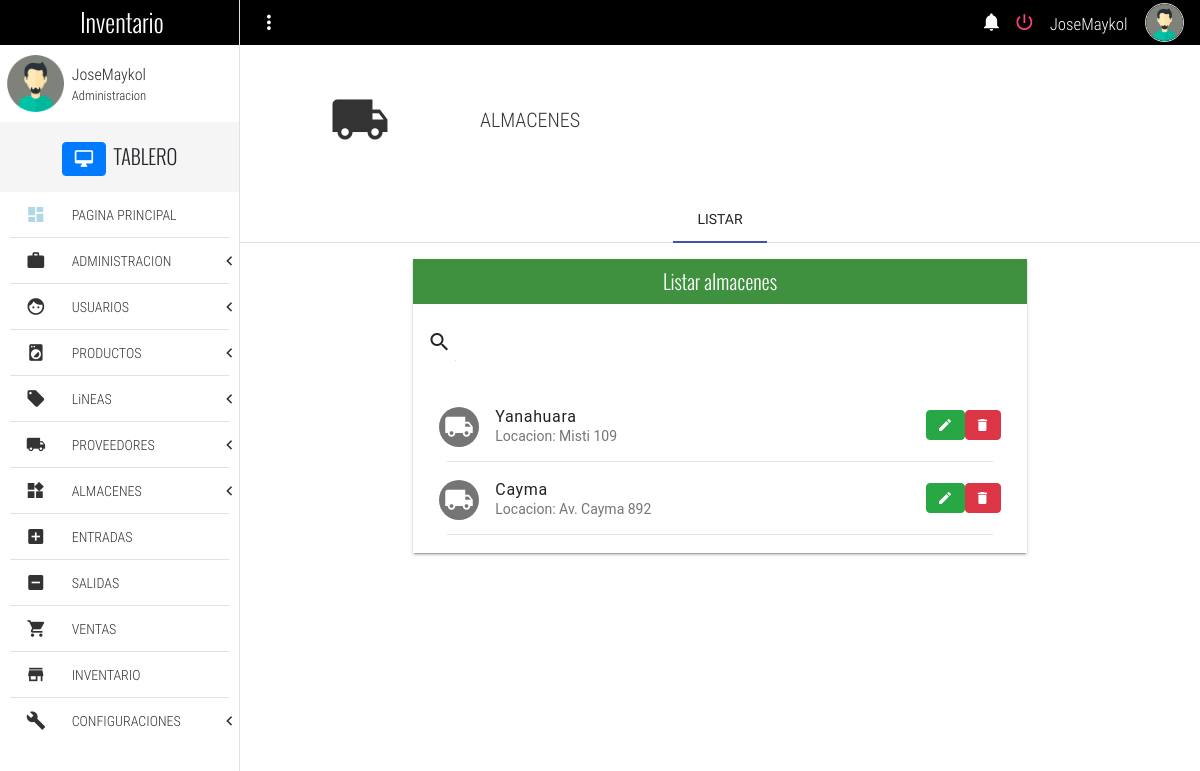
Screenshot of /listStore (signed in) with the database file from the repository.
### Inventario/models.py (models this page shows, shortened)
class Store(models.Model):
    store_name = models.CharField(null= True, max_length= 50, verbose_name= "Nombre de almacen")
    location = models.CharField(null= True, max_length= 100, verbose_name= "Ubicacion")
    class Meta:
        verbose_name = "Almacen"
        verbose_name_plural = "Almacenes"

### Inventario/views.py (the view)
# urls.py: path('listStore', views.listStore, name ='listStore'),
def listStore(request):
    context = {
        'almacenes' : Store.objects.all(),
        }
    return render(request, "listStore.html", context)

### Templates/listStore.html (shortened to what this page needs)
{% extends 'base.html' %}
{% block content %}
	<section class="full-width pageContent">
		<section class="full-width header-well">
			<div class="full-width header-well-icon">
				<i class="zmdi zmdi-truck"></i>
			</div>
			<div class="full-width header-well-text">
				<p class="text-condensedLight">
					ALMACENES
				</p>
			</div>
		</section>
		<div class="mdl-tabs mdl-js-tabs mdl-js-ripple-effect">
			<div class="mdl-tabs__tab-bar">
				<a href="#tabListProvider" class="mdl-tabs__tab is-active">LISTAR</a>
			</div>
			<div class="mdl-tabs__panel is-active" id="tabListProvider">
				<div class="mdl-grid">
					<div class="mdl-cell mdl-cell--4-col-phone mdl-cell--8-col-tablet mdl-cell--8-col-desktop mdl-cell--2-offset-desktop">
						<div class="full-width panel mdl-shadow--2dp">
							<div class="full-width panel-tittle bg-success text-center tittles">
								Listar almacenes
							</div>
							<div class="full-width panel-content">
								<form action="#">
									<div class="mdl-textfield mdl-js-textfield mdl-textfield--expandable">
										<label class="mdl-button mdl-js-button mdl-button--icon" for="searchProvider">
											<i class="zmdi zmdi-search"></i>
										</label>
									</div>
								</form>
								<div class="mdl-list">
									{% for almacen in almacenes %}
									<div class="mdl-list__item mdl-list__item--two-line">
										<span class="mdl-list__item-primary-content">
											<i class="zmdi zmdi-truck mdl-list__item-avatar"></i>
											<span>{{almacen.store_name}}</span>
											<span class="mdl-list__item-sub-title">Locacion: {{almacen.location}}</span>
										</span>
										<a href="/editStore/{{almacen.id}}" class="btn btn-success zmdi zmdi-edit" role="button"></a>
										<a href="/deleteStore/{{almacen.id}}" class="btn btn-danger zmdi zmdi-delete" role="button" onClick="return confirm('¿Seguro que quieres borrar a {{ almacen.store_name }}?');"></a>
									</div>
									<li class="full-width divider-menu-h"></li>
									{% endfor %}
								</div>
							</div>
						</div>
					</div>
				</div>
			</div>
		</div>
	</section>
{% endblock %}

### Templates/base.html (shortened to what this page needs)
{% load static %}
{% if user.is_authenticated %}
<!DOCTYPE html>
<html lang="es">
<head>
	<link rel="stylesheet" href="https://maxcdn.bootstrapcdn.com/bootstrap/4.5.2/css/bootstrap.min.css">
	<link rel="stylesheet" href="{% static 'css/normalize.css' %}">
	<link rel="stylesheet" href="{% static 'css/sweetalert2.css' %}">
	<link rel="stylesheet" href="{% static 'css/material.min.css'%}">
	<link rel="stylesheet" href="{% static 'css/material-design-iconic-font.min.css' %}">
	<link rel="stylesheet" href="{% static 'css/jquery.mCustomScrollbar.css' %}">
	<link rel="stylesheet" href="{% static 'css/main.css' %}">
</head>
<body>
	<div class="full-width navBar">
		<div class="full-width navBar-options">
			<i class="zmdi zmdi-more-vert btn-menu" id="btn-menu"></i>
			<nav class="navBar-options-list">
				<ul class="list-unstyle ">
					<li class="btn-Notification" id="notifications">
						<i class="zmdi zmdi-notifications"></i>
					</li>
					<li id="logout">
						<a href="logout">
							<i class="zmdi zmdi-power"></i>
						</a>
					</li>
					<li class="text-condensedLight noLink" ><small>{{user.username}}</small></li>
					<li class="noLink">
						<figure>
							<img src="{% static 'assets/img/avatar-male.png' %}" alt="Avatar" class="img-responsive">
						</figure>
					</li>
				</ul>
			</nav>
		</div>
	</div>
	<section class="full-width navLateral">
		<div class="full-width navLateral-bg btn-menu"></div>
		<div class="full-width navLateral-body">
			<div class="full-width navLateral-body-logo text-center tittles">
				 Inventario
			</div>
			<figure class="full-width" style="height: 77px;">
				<div class="navLateral-body-cl">
					<img src="{% static 'assets/img/avatar-male.png' %}" alt="Avatar" class="img-responsive">
				</div>
				<figcaption class="navLateral-body-cr hide-on-tablet">
					<span>
						{{user.username}}<br>
						<small>Administracion</small>
					</span>
				</figcaption>
			</figure>
			<div class="full-width tittles navLateral-body-tittle-menu">
				<i class="zmdi zmdi-desktop-mac btn btn-primary"></i><span class="hide-on-tablet">&nbsp; TABLERO</span>
			</div>
			<nav class="full-width">
				<ul class="full-width list-unstyle menu-principal ">
					<li class="full-width">
						<a href="home" class="full-width">
							<div class="navLateral-body-cl">
								<i class="zmdi zmdi-view-dashboard" style="color:lightblue"></i>
							</div>
							<div class="navLateral-body-cr hide-on-tablet">
								PAGINA PRINCIPAL
							</div>
						</a>
					</li>
					<li class="full-width divider-menu-h"></li>
					<li class="full-width">
						<a href="#" class="full-width btn-subMenu">
							<div class="navLateral-body-cl">
								<i class="zmdi zmdi-case"></i>
							</div>
							<div class="navLateral-body-cr hide-on-tablet">
								ADMINISTRACION
							</div>
							<span class="zmdi zmdi-chevron-left"></span>
						</a>
					</li>
					<li class="full-width divider-menu-h"></li>
					<li class="full-width">
						<a href="#" class="full-width btn-subMenu">
							<div class="navLateral-body-cl">
								<i class="zmdi zmdi-face"></i>
							</div>
							<div class="navLateral-body-cr hide-on-tablet">
								USUARIOS
							</div>
							<span class="zmdi zmdi-chevron-left"></span>
						</a>
					</li>
					<li class="full-width divider-menu-h"></li>
					<li class="full-width">
						<a href="#" class="full-width btn-subMenu ">
							<div class="navLateral-body-cl">
								<i class="zmdi zmdi-washing-machine"></i>
							</div>
							<div class="navLateral-body-cr hide-on-tablet">
								PRODUCTOS
							</div>
							<span class="zmdi zmdi-chevron-left"></span>
						</a>
					</li>
										<li class="full-width divider-menu-h"></li>
					<li class="full-width">
						<a href="#" class="full-width btn-subMenu ">
							<div class="navLateral-body-cl">
								<i class="zmdi zmdi-label"></i>
							</div>
							<div class="navLateral-body-cr hide-on-tablet">
								LiNEAS
							</div>
							<span class="zmdi zmdi-chevron-left"></span>
						</a>
					</li>
					<li class="full-width divider-menu-h"></li>
					<li class="full-width">
						<a href="#" class="full-width btn-subMenu" >
							<div class="navLateral-body-cl">
								<i class="zmdi zmdi-truck"></i>
							</div>
							<div class="navLateral-body-cr hide-on-tablet">
								PROVEEDORES
							</div>
							<span class="zmdi zmdi-chevron-left"></span>
						</a>
					</li>
					<li class="full-width divider-menu-h"></li>
					<li class="full-width">
						<a href="#" class="full-width btn-subMenu" >
							<div class="navLateral-body-cl">
								<i class="zmdi zmdi-widgets"></i>
							</div>
							<div class="navLateral-body-cr hide-on-tablet">
								ALMACENES
							</div>
							<span class="zmdi zmdi-chevron-left"></span>
						</a>
					</li>
					<li class="full-width divider-menu-h"></li>
					<li class="full-width">
						<a href="addEntry" class="full-width">
							<div class="navLateral-body-cl">
								<i class="zmdi zmdi-plus-square"></i>
							</div>
							<div class="navLateral-body-cr hide-on-tablet">
								ENTRADAS
							</div>
						</a>
					</li>
					<li class="full-width divider-menu-h"></li>
					<li class="full-width">
						<a href="addSale" class="full-width">
							<div class="navLateral-body-cl">
								<i class="zmdi zmdi-minus-square"></i>
							</div>
							<div class="navLateral-body-cr hide-on-tablet">
								SALIDAS
							</div>
						</a>
					</li>
					<li class="full-width divider-menu-h"></li>
					<li class="full-width">
						<a href="sales" class="full-width">
							<div class="navLateral-body-cl">
								<i class="zmdi zmdi-shopping-cart"></i>
							</div>
							<div class="navLateral-body-cr hide-on-tablet">
								VENTAS
							</div>
						</a>
					</li>
					<li class="full-width divider-menu-h"></li>
					<li class="full-width">
						<a href="inventory" class="full-width">
							<div class="navLateral-body-cl">
								<i class="zmdi zmdi-store"></i>
							</div>
							<div class="navLateral-body-cr hide-on-tablet">
								INVENTARIO
							</div>
						</a>
					</li>
					<li class="full-width divider-menu-h"></li>
					<li class="full-width">
						<a href="#!" class="full-width btn-subMenu">
							<div class="navLateral-body-cl">
								<i class="zmdi zmdi-wrench"></i>
							</div>
							<div class="navLateral-body-cr hide-on-tablet">
								CONFIGURACIONES
							</div>
							<span class="zmdi zmdi-chevron-left"></span>
						</a>
					</li>
				</ul>
			</nav>
		</div>
	</section>
	{% block content %}
	{% endblock %}
</body>
</html>
{% endif %}

### Static/css/main.css (style rules this page uses)
html, body { width: 100%; height: 100%; margin: 0; padding: 0; font-size: 16px; font-family: "RobotoRegular"; position: relative; background-color: #fff; }
.text-condensedLight { font-family: "RobotoCondensedLight"; }
.text-center { text-align: center; }
.tittles { font-family: "OswaldLight"; }
.mdl-textfield { width: 100%; }
.full-width { margin: 0; padding: 0; width: 100%; box-sizing: border-box; }
.list-unstyle { margin: 0; padding: 0; list-style: none; box-sizing: border-box; }
.img-responsive { width: 100%; height: auto; }
.divider-menu-h { height: 0 !important; border-top: 1px solid #E1E1E1; width: 92% !important; margin: 0 auto !important; }
.mdl-list__item-avatar { line-height: 40px; text-align: center; font-size: 30px; }
.panel { height: auto; }
.panel-tittle { height: 45px; display: block; line-height: 45px; color: #fff; font-size: 20px; }
.panel-content { display: block; padding: 10px; }
.header-well, .header-well-icon, .header-well-text { min-height: 150px; height: auto; }
.header-well { position: relative; }
.header-well-icon, .header-well-text { position: absolute; top: 0; color: #333; }
.header-well-icon { left: 0; width: 25%; }
.header-well-icon i, .header-well-text p { position: absolute; top: 50%; display: block; width: 100%; transform: translateY(-50%); }
.header-well-icon i { text-align: center; font-size: 60px; }
.header-well-text { right: 0; width: 75%; }
.header-well-text p { font-size: 20px; margin: 0; padding: 0; }
.bg-success { background-color: #3f903f !important; }
.navBar { background-color: #000000; height: 45px; position: absolute; top: 0; left: 0; z-index: 79; color: #fff; }
.navBar-options { line-height: 45px; height: 45px; position: absolute; width: 80%; top: 0; right: 0; padding: 0; transition: all .3s ease-in-out; }
.navBar-options .zmdi-more-vert, .navBar-options-list { line-height: 45px; position: absolute; top: 0; height: 45px; margin: 0; padding: 0; }
.navBar-options .zmdi-more-vert { width: 40px; left: 0; font-size: 23px; cursor: pointer; user-select: none; text-align: center; outline: none; margin-left: 9px; }
.navBar-options-list { right: 9px; }
.navBar-options-list .noLink { cursor: inherit !important; }
.navBar-options-list ul { height: 45px; }
.navBar-options-list ul li { height: 45px; line-height: 45px; cursor: pointer; display: inline-block; padding: 0 7px; font-size: 21px; -moz-user-select: none; -webkit-user-select: none; -ms-user-select: none; }
.navBar-options-list ul li { outline: none; }
.navBar-options-list ul li figure, .navBar-options-list ul li figure img { margin: 0; padding: 0; padding-top: 0; margin-top: 0; box-sizing: border-box; }
.navBar-options-list ul li figure { height: 45px; }
.navBar-options-list ul li figure img { border: 1px solid #E1E1E1; border-radius: 50%; width: 39px; height: 39px; margin-bottom: 3px; }
.navLateral, .pageContent, .navLateral-body, .navLateral-bg { position: absolute; top: 0; height: 100%; }
.navLateral { left: 0; width: 20%; z-index: 80; border-right: 1px solid #E1E1E1; transition: all .3s ease-in-out; }
.navLateral-body { background-color: #fff; z-index: 82; left: 0; padding-bottom: 30px; }
.navLateral-body-logo { height: 45px; line-height: 45px; color: #fff; width: 100%; font-size: 25px; background-color: #000000; }
.navLateral-body-cl, .navLateral-body-cr { box-sizing: border-box; height: 77px; float: left; margin: 0; padding: 0; position: relative; }
.navLateral-body-cl { width: 30%; }
.navLateral-body-cl img { width: 57px; height: 57px; margin: 0 auto; display: block; margin-top: 10px; }
.navLateral-body-cr { width: 70%; font-family: "RobotoCondensedLight"; }
.navLateral-body-cr span { position: absolute; top: 50%; left: 50%; transform: translate(-50%, -50%); display: block; width: 100%; }
.navLateral-body-tittle-menu { height: 70px; line-height: 70px; font-size:20px; background-color: #F5F5F5; text-align: center; }
.menu-principal li, .menu-principal li a { display: block; }
.menu-principal li a { height: 45px; color: #333; position: relative; transition: all .3s ease-in-out; }
.menu-principal li a div.navLateral-body-cl, .menu-principal li a div.navLateral-body-cr { height: 45px; line-height: 45px; }
.menu-principal li a div.navLateral-body-cl { text-align: center; font-size: 20px; }
.btn-subMenu span { position: absolute; top: 0; right: 7px; line-height: 45px; height: 45px; font-size: 19px; }
.pageContent { padding-top: 45px; right: 0; width: 80%; z-index: 77; background-color: #fff; transition: all .3s ease-in-out; }

### rows the page displays
Store: store_name "Yanahuara", location "Misti 109"
Store: store_name "Cayma", location "Av. Cayma 892"

### other values shown
{{ user.username }} "JoseMaykol"
